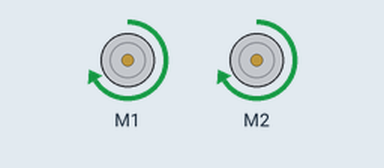
Simulated run of this sketch. Board: Arduino Uno, built with avr-gcc and run on an emulated ATmega328P. On the bench: 2 × DC motor (green arrow = forward, orange = backward, longer = faster).

Above: at 1.0 s.
At 2.2 s:
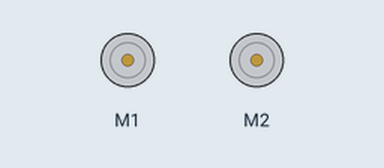
At 3.5 s:
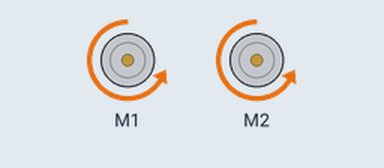
Timing chart, 0 to 6.5 s (numbered marks = the images above):
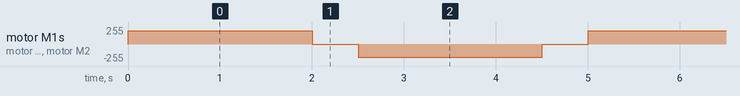

Measured:
- by itself, motor M1, motor M2: repeats every 5.0 s: stopped 0.50 s, backward 200/255 2.0 s, stopped 0.50 s, forward 200/255 2.0 s

The sketch:

Forward_backward.ino
```cpp
#include <AFMotor.h>
AF_DCMotor motorR(1);
AF_DCMotor motorL(2);
void setup() {
  motorR.setSpeed(200);motorL.setSpeed(200);
  motorR.run(RELEASE);motorL.run(RELEASE); //stop motors
}
void loop() {
 motorR.run(FORWARD);motorL.run(FORWARD);//clockwise
 delay(2000);
 motorR.run(RELEASE);motorL.run(RELEASE);//stop motors
 delay(500);
 motorR.run(BACKWARD);motorL.run(BACKWARD);//anticlockwise
 delay(2000);
 motorR.run(RELEASE);motorL.run(RELEASE);//stop motors
 delay(500);
}
```
